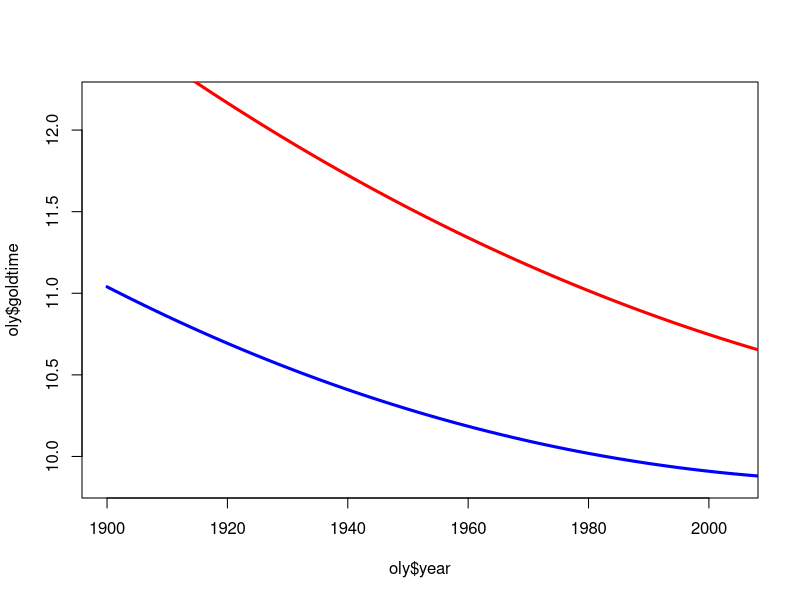
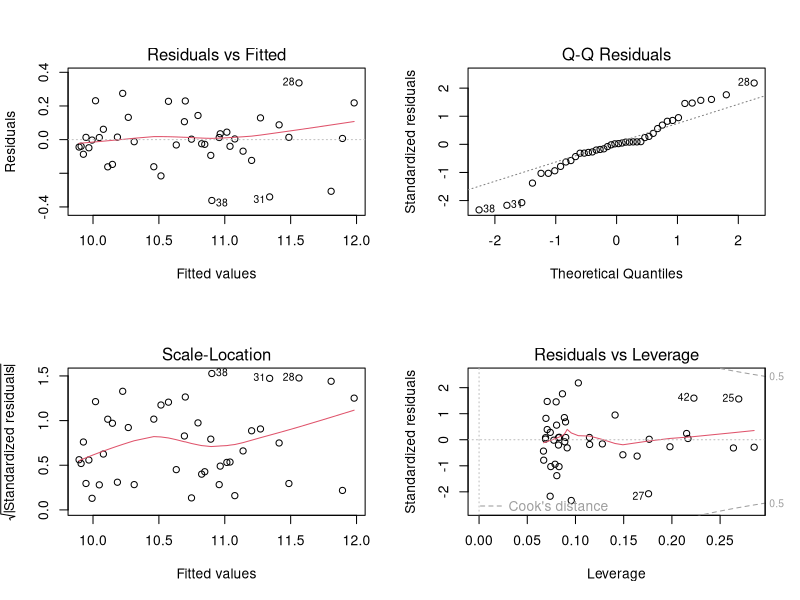

The R script that drew these images, in order: (Note: this script raises an error after producing the figures.)
fluid=read.csv("fluid.csv",sep=",")
#str(fluid)
t<-fluid$t
x<-fluid$x
x5=0
n5=0
x10=0
n10=0
x15=0
n15=0
x20=0
n20=0
j=1
y=rep(NA,200)
for (i in 1:length(t)) {
  if (t[i]==5) {
    y[j]<-x[i]
    x5<-x5+(x[i])^2
    n5<-n5+1
    j<-j+1
  }
  if (t[i]==10) {
    x10<-x10+(x[i])^2
    n10<-n10+1
  }
  if (t[i]==15) {
    x15<-x15+(x[i])^2
    n15<-n15+1
  }
  if (t[i]==20) {
    x20<-x20+(x[i])^2
    n20<-n20+1
  }
}
x5.mean<-x5/n5
x10.mean<-x10/n10
x15.mean<-x15/n15
x20.mean<-x20/n20
xsq.mean=c(x5.mean,x10.mean,x15.mean,x20.mean)
tm=c(5,10,15,20)
xsq.mean


# answer 4
oly=read.csv("Olympics.csv")
str(oly)
#fit<-lm(goldtime~year+gender,data=oly)
#fit<-lm(goldtime~year+gender+year*gender,data=oly)
#fit<-lm(goldtime~I(1/year)+gender,data=oly)
fit<-lm(goldtime~I(1/year)+(year*gender),data=oly)
#fit<-lm(goldtime~I(1/year)+gender+(year*gender),data=oly)
#fit<-lm(goldtime~I(sqrt(year))+gender,data=oly)
#fit<-lm(goldtime~I(sqrt(year))+(year*gender),data=oly)
#fit<-lm(goldtime~I(sqrt(year))+gender+(year*gender),data=oly)
#fit<-lm(goldtime~I((year)^(1/3))+gender,data=oly)
#fit<-lm(goldtime~I((year)^(1/3))+(year*gender),data=oly)
#fit<-lm(goldtime~I((year)^(1/3))+gender+(year*gender),data=oly)
#fit<-lm(goldtime~poly(year,3)+I(1/year)+gender+year*gender,data=oly)
#fit<-lm(goldtime~I(1/year)+(poly(year,2)*gender),data=oly)

summary(fit)
summary(fit)$sigma

par(mfrow=c(1,1))
plot(oly$year,oly$goldtime,pch=as.integer(oly$gender))

x.vals=seq(from=1900,to=2010,by=1)

gender.vals=rep("W",length(x.vals))
df.0=data.frame(year=x.vals,gender=gender.vals)

gender.vals=rep("M",length(x.vals))
df.1=data.frame(year=x.vals,gender=gender.vals)

## look at the two data.frames
head(df.0)
head(df.1)

f.vals.0=predict(fit,newdata=df.0)

f.vals.1=predict(fit,newdata=df.1)

points(x.vals,f.vals.0,type="l",col="red",lwd=3)

points(x.vals,f.vals.1,type="l",col="blue",lwd=3)

par(mfrow=c(2,2))
plot(fit)

library(car)
crPlots(fit)

for (i in 1:length(x.vals)) {
  if (x.vals[i]==1944) {
    Women.1944.predicted<-f.vals.0[i]
    Men.1944.predicted<-f.vals.1[i]
  }
}
Women.1944.predicted
Men.1944.predicted

